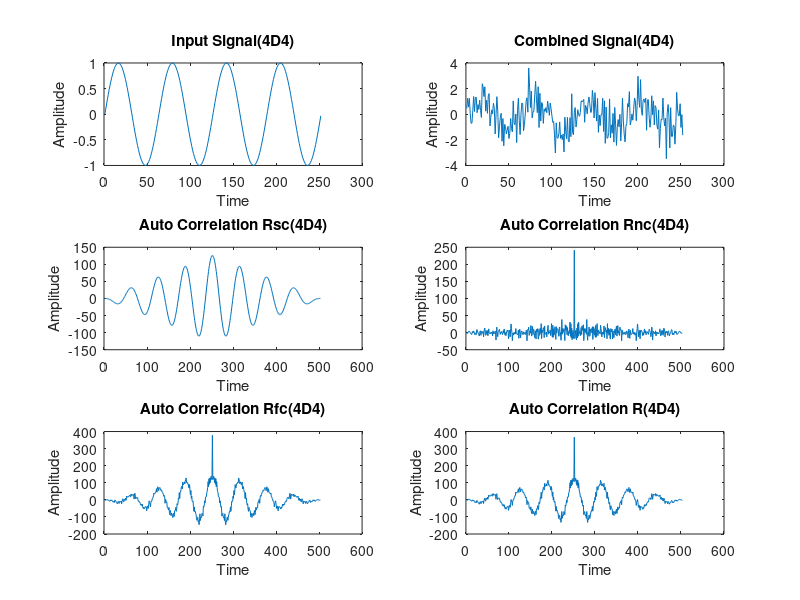

MATLAB code to generate this figure:
close all
clear all

t = 0:0.1:8*pi;
s = sin(t);

n  = randn([1 252]);

f = s+n;

subplot(3,2,1);
plot(s);
xlabel("Time");
ylabel("Amplitude");
title("Input Signal(4D4)");

subplot(3,2,2);
plot(f);
xlabel("Time");
ylabel("Amplitude");
title("Combined Signal(4D4)");

Rs = xcorr(s,s);
Rn = xcorr(n,n);
Rf = xcorr(f,f);

R = Rs+Rn;

subplot(3,2,3);
plot(Rs);
xlabel("Time");
ylabel("Amplitude");
title("Auto Correlation Rsc(4D4)");

subplot(3,2,4);
plot(Rn);
xlabel("Time");
ylabel("Amplitude");
title("Auto Correlation Rnc(4D4)");

subplot(3,2,5);
plot(Rf);
xlabel("Time");
ylabel("Amplitude");
title("Auto Correlation Rfc(4D4)");

subplot(3,2,6);
plot(R);
xlabel("Time");
ylabel("Amplitude");
title("Auto Correlation R(4D4)");